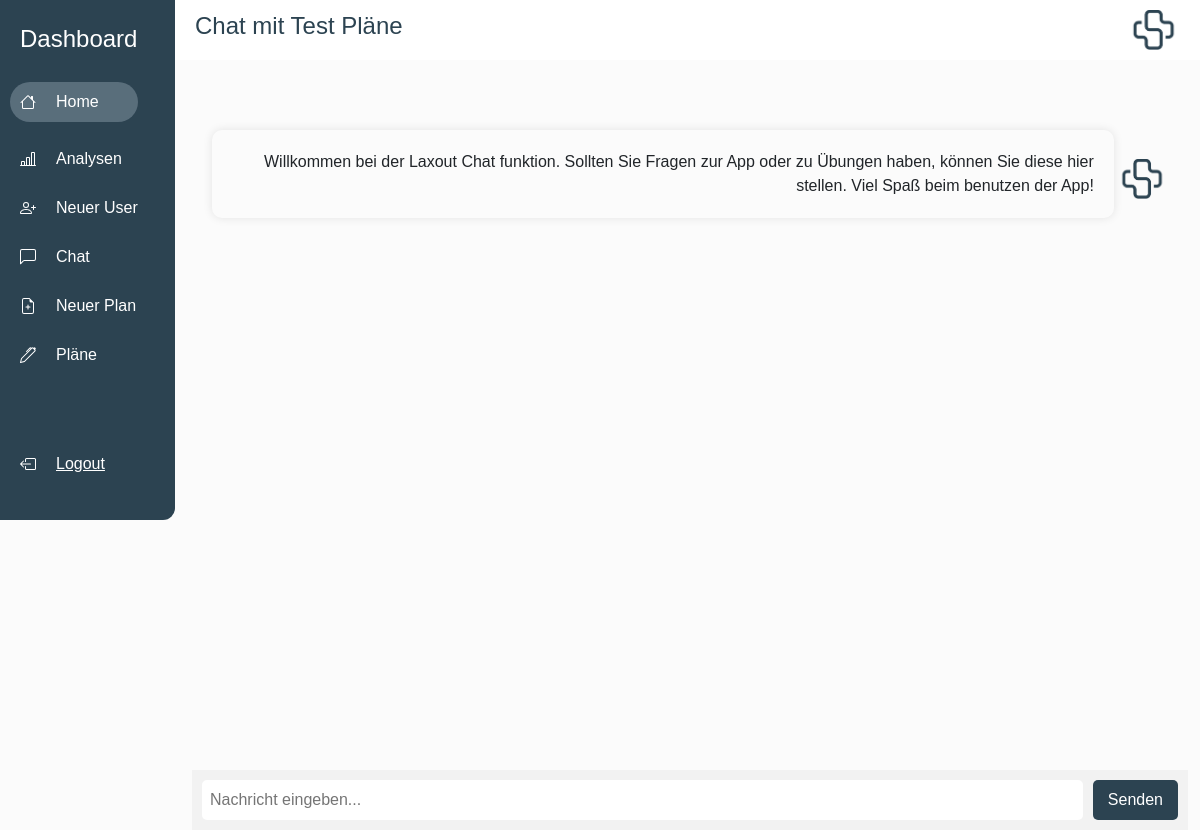
The page /home/chats/28/ (signed in) on the database its author committed.
### laxout_app/models.py (models this page shows)
class LaxoutUser(models.Model):
    user_uid = models.CharField(max_length=420, default="")
    laxout_user_name = models.CharField(max_length=200, default="")
    laxout_credits = models.IntegerField(default=0)
    note = models.CharField(max_length=200, default="")
    creation_date = models.DateField(default= timezone.now())
    exercises = models.ManyToManyField(Laxout_Exercise)
    created_by = models.ForeignKey(User, on_delete=models.CASCADE)
    indexes = models.ManyToManyField(IndexesLaxoutUser)
    last_login = models.DateTimeField(default=timezone.datetime(2023, 11, 14))
    last_login_2 = models.DateTimeField(default = timezone.datetime(2023, 11, 14))
    coupons = models.ManyToManyField(Coupon)
    last_meet = models.DateField(default = timezone.datetime.today())
    instruction = models.CharField(default = "", max_length = 200)
    lax_tree_id = models.IntegerField(default = 0)
    water_drops_count = models.IntegerField(default = 0)
    instruction_in_int = models.IntegerField(default = 0)
    email_adress = models.CharField(default = "", max_length =40)
    admin_has_seen_chat = models.BooleanField(default = True)
    user_has_seen_chat = models.BooleanField(default = False)
    was_created_through_app = models.BooleanField(default=False)

class ChatDataModel(models.Model):
    is_sender = models.BooleanField(default = False)
    message = models.CharField(max_length = 2003000000, default = "")
    created_by = models.IntegerField(default = 0)
    admin_id = models.IntegerField(default = 0)

### laxout_app/views.py (the view)
@login_required(login_url="login")
def personal_chat(request, id=None):
    user = models.LaxoutUser.objects.get(id=id)
    personal_chat = models.ChatDataModel.objects.filter(created_by=id)
    print(f"Länge des Chats{len(personal_chat)}")
    return render(
        request,
        "laxout_app/personal-chat.html",
        {"user": user, "personal_chat": personal_chat},
    )

### laxout_app/templates/laxout_app/personal-chat.html (shortened to what this page needs)
{% extends "laxout_app/main.html" %}
{% load static %}
{% block praxisname %}
Chat mit {{ user.laxout_user_name }}
{% endblock praxisname %}
{% block content %}
<!DOCTYPE html>
<html lang="en">
<head>
</head>
<body>
    <div class="container">
        <div class="chat-box" id="chatBox">
            {% for chat in personal_chat %}
            <div style="display: flex; flex-direction: row; align-items:center; ">
                {% if chat.is_sender %}
                <div class="circle">Patient</div>
                <div class="message">
                    {{ chat.message }}
                </div>
                {% else %}
                <div class="message-sender" style="margin-left: auto;">
                    {{ chat.message }}
                </div>
                <img src="{% static 'images/logo3.png' %}" alt="" height="40px" width="55px">
                {% endif %}
            </div>
            {% endfor %}
        </div>
        <div class="input-box">
            <input type="text" id="messageInput" placeholder="Nachricht eingeben...">
            <button onclick="sendMessage()">Senden</button>
        </div>
    </div>
</body>
</html>
{% endblock content %}

### laxout_app/templates/laxout_app/main.html (style rules this page uses)
body { background-color: rgb(251, 251, 251) !important; margin: 0px; }

### laxout_app/templates/laxout_app/personal-chat.html (style rules this page uses)
body { font-family: Arial, sans-serif; margin: 0; padding: 0; }
.container { width: 100%; height: 90vh; display: flex; flex-direction: column; }
.chat-box { flex: 1; overflow-y: scroll; padding: 20px; }
.message-sender { text-align: right; margin-bottom: 10px; box-shadow: 0 0 10px rgba(0, 0, 0, 0.1); padding: 20px; border-radius: 10px; width: auto; }
.input-box { display: flex; align-items: center; padding: 10px; background-color: #f2f2f2; }
.input-box input[type="text"] { flex: 1; padding: 8px; border: none; border-radius: 5px; margin-right: 10px; }
.input-box button { padding: 8px 15px; border: none; border-radius: 5px; background-color: rgb(44, 67, 81); color: white; cursor: pointer; }

### rows shown on the page
LaxoutUser: laxout_user_name "Test Pläne"
ChatDataModel: message "Willkommen bei der Laxout Chat funktion. Sollten Sie Fragen zur App oder zu Übungen haben, können Sie diese hier stellen. Viel Spaß beim benutzen der App!", is_sender False (drawn)
